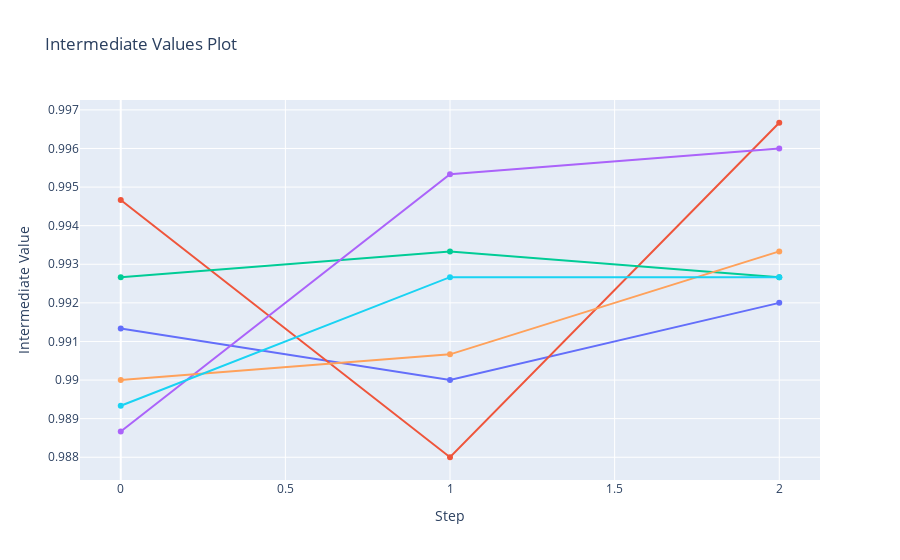

Here is the notebook cell this chart was saved with:
### Markdown cell above
#### Visualize the learning curves (Визуализация кривых обучения в ходе испытаний)

### Code cell
plot_intermediate_values(study)

### Figure 1 — Plotly figure (JSON) as saved in the notebook; plotly's stock layout.template omitted (floating-point values rounded to 4 significant figures)
{"data": [{"marker": {"maxdisplayed": 10}, "mode": "lines+markers", "name": "Trial0", "type": "scatter", "x": [0, 1, 2], "y": [0.9913, 0.99, 0.992]}, {"marker": {"maxdisplayed": 10}, "mode": "lines+markers", "name": "Trial1", "type": "scatter", "x": [0, 1, 2], "y": [0.9947, 0.988, 0.9967]}, {"marker": {"maxdisplayed": 10}, "mode": "lines+markers", "name": "Trial2", "type": "scatter", "x": [0, 1, 2], "y": [0.9927, 0.9933, 0.9927]}, {"marker": {"maxdisplayed": 10}, "mode": "lines+markers", "name": "Trial3", "type": "scatter", "x": [0, 1, 2], "y": [0.9887, 0.9953, 0.996]}, {"marker": {"maxdisplayed": 10}, "mode": "lines+markers", "name": "Trial4", "type": "scatter", "x": [0, 1, 2], "y": [0.99, 0.9907, 0.9933]}, {"marker": {"maxdisplayed": 10}, "mode": "lines+markers", "name": "Trial5", "type": "scatter", "x": [0, 1, 2], "y": [0.9893, 0.9927, 0.9927]}], "layout": {"autosize": true, "showlegend": false, "title": {"text": "Intermediate Values Plot"}, "xaxis": {"autorange": true, "range": [-0.1159, 2.116], "title": {"text": "Step"}, "type": "linear"}, "yaxis": {"autorange": true, "range": [0.9873, 0.9974], "title": {"text": "Intermediate Value"}, "type": "linear"}}}
